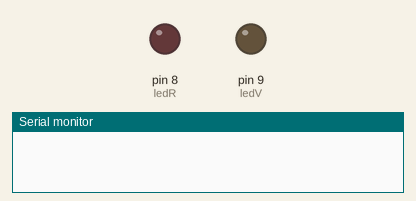
This sketch was run on a simulated Arduino Uno, built with avr-gcc and run on an emulated ATmega328P. On the bench: output pins drawn as LEDs (lit = HIGH), the last lines printed to the serial monitor. Pins used as bus, display or sensor lines are not drawn.

Above: at 0.1 s.
At 1.3 s:
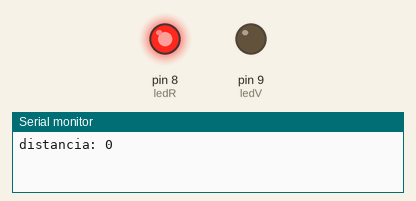
Timing chart, 0 to 2.8 s (numbered marks = the images above):
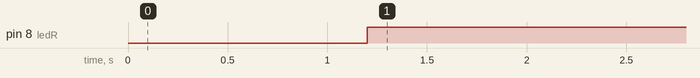

The sketch:

act-13.ino
```cpp
int echo = 3;
int trig = 2;
int Tiempo;//Se ponemos Tiempo
int Distancia;//Se ponemos Distancia

int ledR = 8;
int ledV = 9;

void setup() {
  Serial.begin(9600);//Abrimos puerto serial

  pinMode(ledR,OUTPUT);
  pinMode(ledV,OUTPUT);

  pinMode(3,INPUT);
  pinMode(2,OUTPUT);
}

void loop() {
  digitalWrite(2,HIGH);//Enciende Trig
  delay(200);//delay 1 ms
  digitalWrite(3,LOW);//Apaga Trig
  Tiempo=pulseIn(2,HIGH);//Tiempo = pulso de entrada enciende Echo
  Distancia = Tiempo/58.2;//Distancia tiempo/velocidad en cm/ms
  Serial.print("distancia: ");
  Serial.println(Distancia);//Se imprime valor de Distancia

  if(Distancia >= 10){
    digitalWrite(ledV,HIGH);
    delay(500);

  }else{
    digitalWrite(ledR,HIGH);
    delay(500);

  }
}
```

Measured:
- by itself, pin 8 (ledR): LOW → HIGH at 1.2 s
